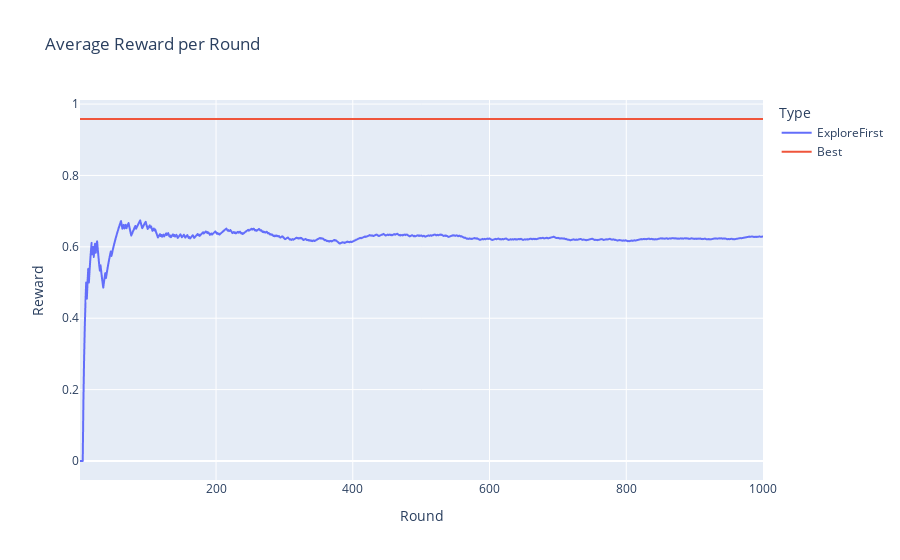
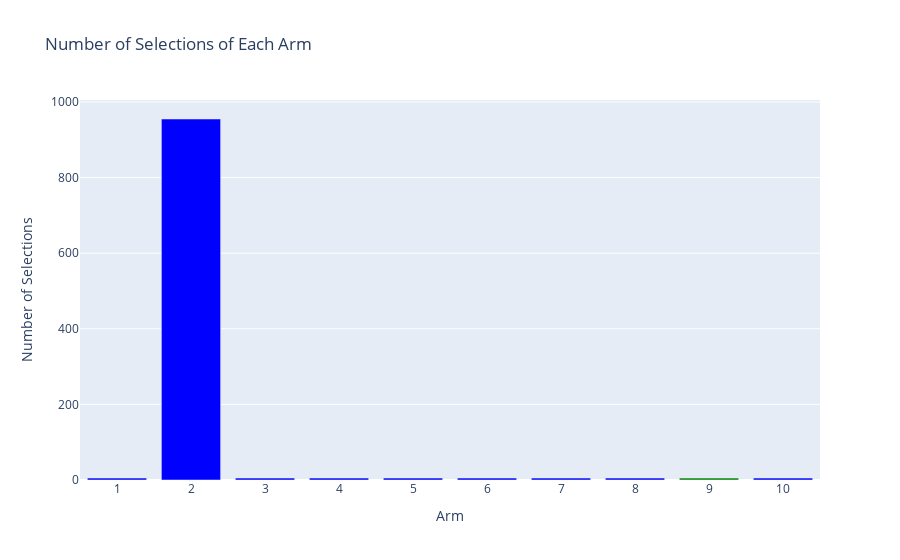

The cell these charts' notebook holds for them, in order:
### Code cell
# Com um número menor de exploração, é menos provável de escolher o melhor braço para a fase de aprofundamento
# Porém, menos tempo é "perdido" na fase de exploração
explore_first_results = MABExperiment(
    num_arms=NUM_ARMS, 
    num_rounds=NUM_ROUNDS,
    algorithm=ExploreFirst(NUM_ARMS, 5),
    environment=env
).run()

### Figure 1 — Plotly figure (JSON) as saved in the notebook; plotly's stock layout.template omitted (floating-point values rounded to 4 significant figures; data arrays with more than 128 entries replaced by an {"elided": "..."} marker saying what was removed)
{"data": [{"hovertemplate": "Type=ExploreFirst<br>Round=%{x}<br>Reward=%{y}<extra></extra>", "legendgroup": "ExploreFirst", "line": {"color": "#636efa", "dash": "solid"}, "marker": {"symbol": "circle"}, "mode": "lines", "name": "ExploreFirst", "showlegend": true, "type": "scattergl", "x": {"elided": "1000 int values"}, "xaxis": "x", "y": {"elided": "1000 float values"}, "yaxis": "y"}, {"hovertemplate": "Type=Best<br>Round=%{x}<br>Reward=%{y}<extra></extra>", "legendgroup": "Best", "line": {"color": "#EF553B", "dash": "solid"}, "marker": {"symbol": "circle"}, "mode": "lines", "name": "Best", "showlegend": true, "type": "scattergl", "x": {"elided": "1000 int values"}, "xaxis": "x", "y": {"elided": "1000 float values"}, "yaxis": "y"}], "layout": {"legend": {"title": {"text": "Type"}, "tracegroupgap": 0}, "title": {"text": "Average Reward per Round"}, "xaxis": {"anchor": "y", "domain": [0, 1], "title": {"text": "Round"}}, "yaxis": {"anchor": "x", "domain": [0, 1], "title": {"text": "Reward"}}}}

### Figure 2 — Plotly figure (JSON) as saved in the notebook; plotly's stock layout.template omitted (floating-point values rounded to 4 significant figures)
{"data": [{"alignmentgroup": "True", "hovertemplate": "Arm=%{x}<br>Number of Selections=%{y}<extra></extra>", "legendgroup": "", "marker": {"color": ["blue", "blue", "blue", "blue", "blue", "blue", "blue", "blue", "green", "blue"], "pattern": {"shape": ""}}, "name": "", "offsetgroup": "", "orientation": "v", "showlegend": false, "textposition": "auto", "type": "bar", "x": ["1", "2", "3", "4", "5", "6", "7", "8", "9", "10"], "xaxis": "x", "y": [5, 955, 5, 5, 5, 5, 5, 5, 5, 5], "yaxis": "y"}], "layout": {"barmode": "relative", "legend": {"tracegroupgap": 0}, "title": {"text": "Number of Selections of Each Arm"}, "xaxis": {"anchor": "y", "domain": [0, 1], "title": {"text": "Arm"}}, "yaxis": {"anchor": "x", "domain": [0, 1], "title": {"text": "Number of Selections"}}}}
